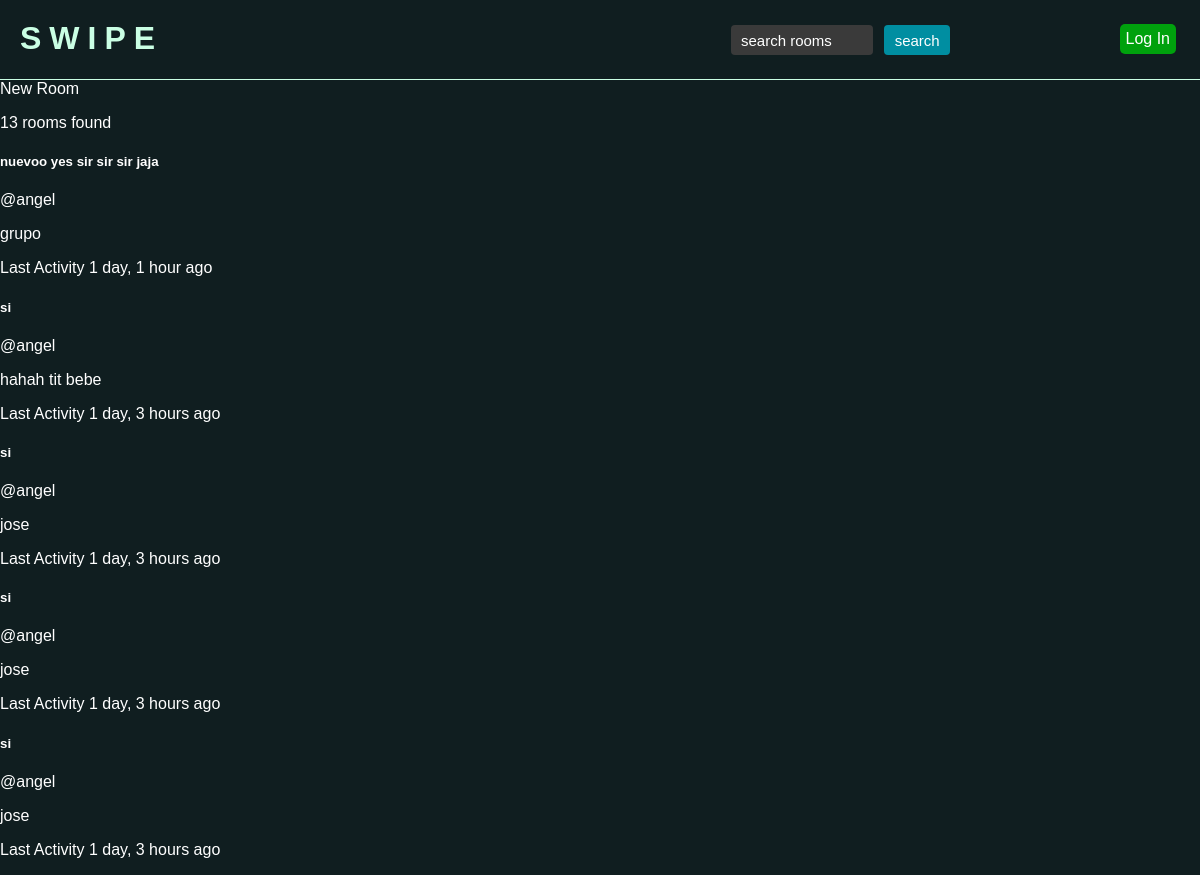
/ (upper part), run on an earlier commit of the app's database.
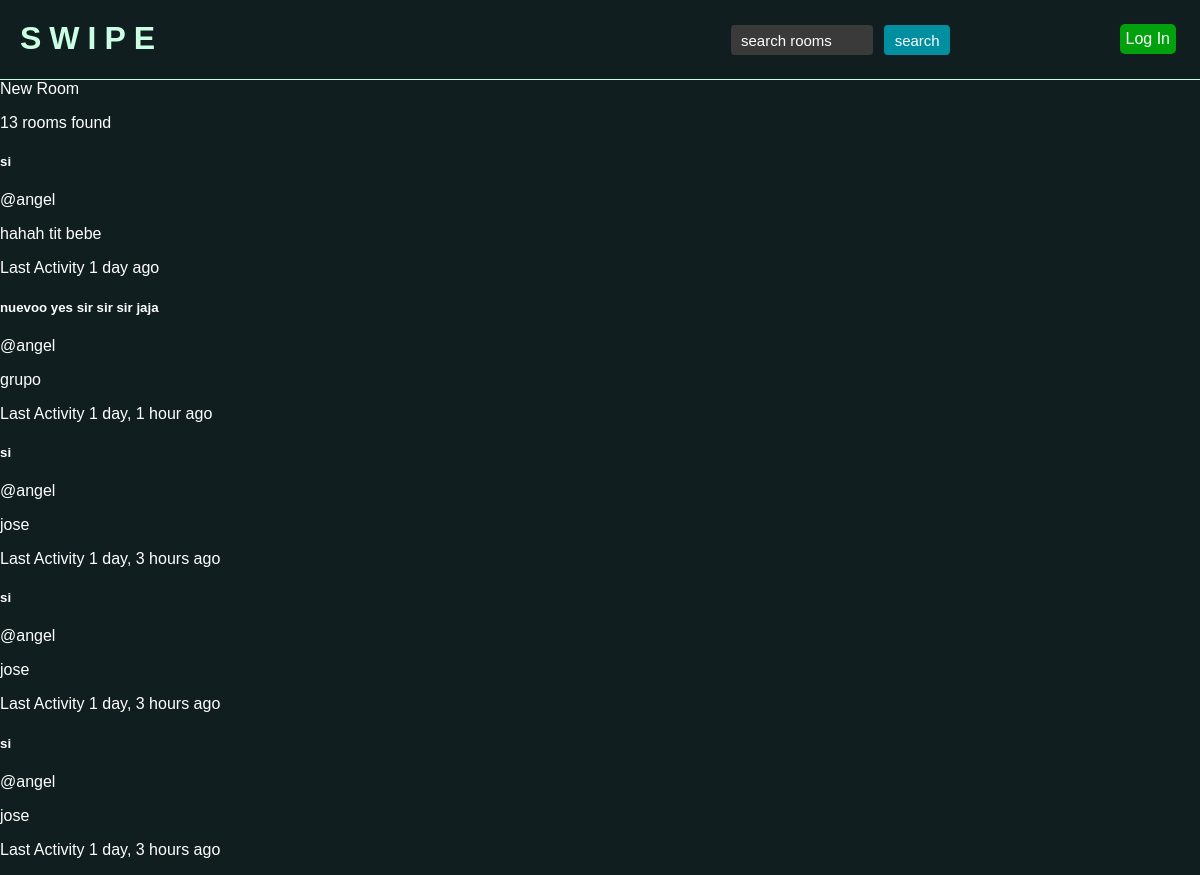
And on a later commit of the database.
### base/models.py (models this page shows, shortened)
class Room(models.Model):
    host = models.ForeignKey(User, on_delete=models.SET_NULL, null=True)
    name = models.CharField(max_length=150)
    description = models.TextField(null=True, blank=True)
    updated = models.DateTimeField(auto_now=True)
    created = models.DateTimeField(auto_now_add= True)
    class Meta:
        ordering = ['-updated', '-created'] # sort rooms

### base/views.py (the view)
# urls.py: path('', views.home, name='home'),
def home(request):
    q = request.GET.get('q') if request.GET.get('q') != None else ''
    rooms = Room.objects.filter(Q(name__icontains=q) | Q(description__icontains=q))
    room_count = rooms.count()
    context = {'rooms': rooms, 'room_count': room_count}
    return render(request, 'base/home.html', context)

### base/templates/base/home.html
{% extends 'main.html' %}
{% block content %}
<div>
    <a href="{% url 'create-room' %}">New Room</a>
    <p>{{room_count}} rooms found</p>
    <div>
        {% for room in rooms %}
            <div>
                <h5><a href="{% url 'room' room.id %}">{{room.name}}</a></h5>
                <p>@{{room.host.username}}</p>
                <p>{{room.description}}</p>
                <p>Last Activity {{room.updated|timesince}} ago</p>
            </div>
        {% endfor %}
    </div>
</div>
{% endblock content %}

What changed in the data, as far as the page shows it:
changed Room "hahah tit bebe": updated "1 day, 3 hours" → "1 day"; moves up the list
